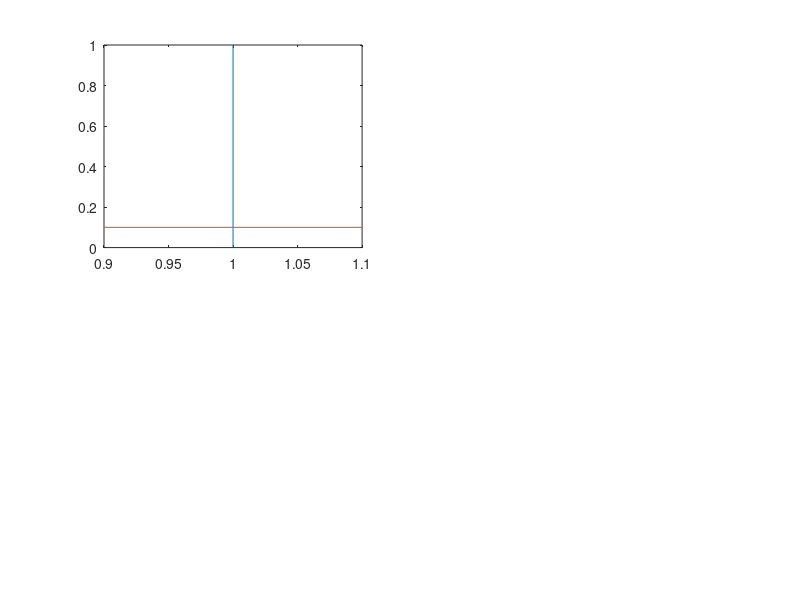

Recreate this plot in MATLAB. (Note: this script raises an error after producing the figure.)

clear all
clc

addpath('functions')
addpath('data')

mc=xlsread('results.xls','figure4');

subplot(2,2,1)
plot([1,1],get(gca,'ylim'))
hold on
plot(xlim,[0.1,0.1])
hold on 
scatter(mc(:,1),mc(:,2))   

subplot(2,2,2)
plot([1,1],get(gca,'ylim'))
hold on
plot(xlim,[0.1,0.1])
hold on 
scatter(mc(:,1),mc(:,3))

subplot(2,2,3)
plot([1,1],get(gca,'ylim'))
hold on
plot(xlim,[0.1,0.1])
hold on 
scatter(mc(:,4),mc(:,5))

subplot(2,2,4)
plot([1,1],get(gca,'ylim'))
hold on
plot(xlim,[0.1,0.1])
hold on 
scatter(mc(:,4),mc(:,6))
 
